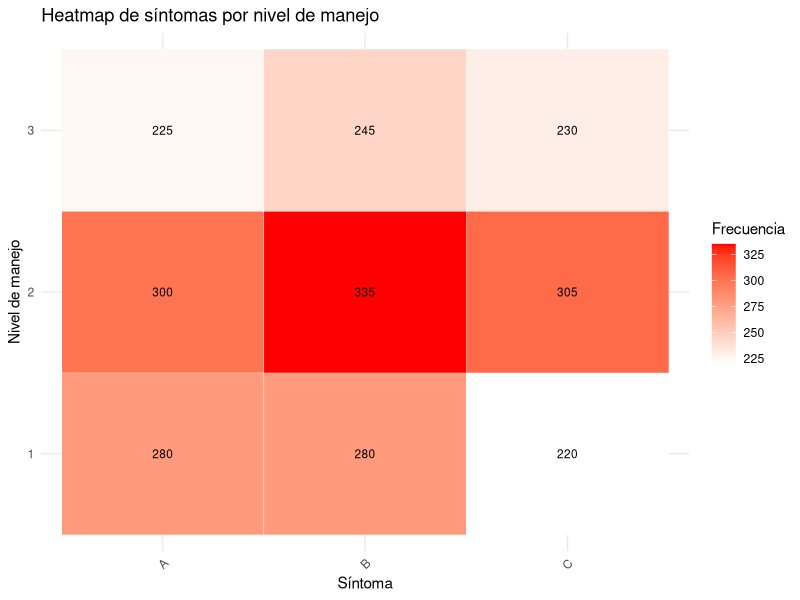
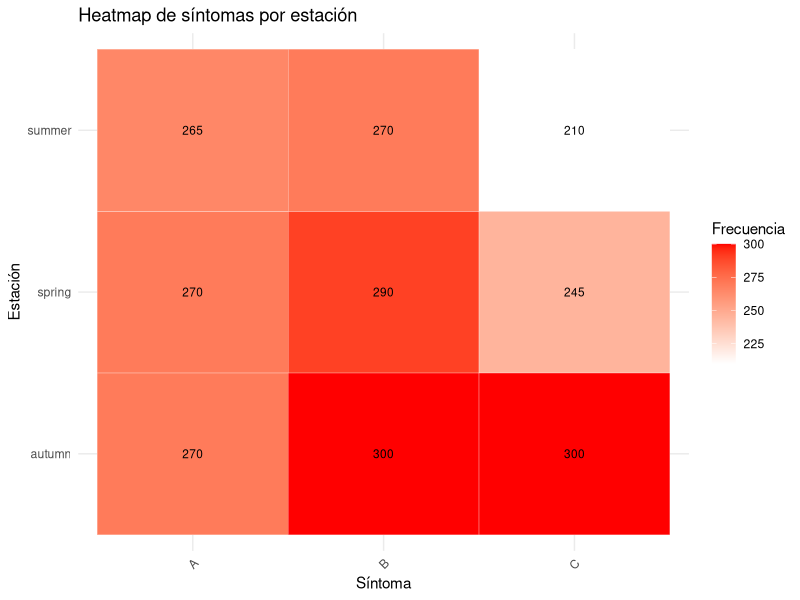
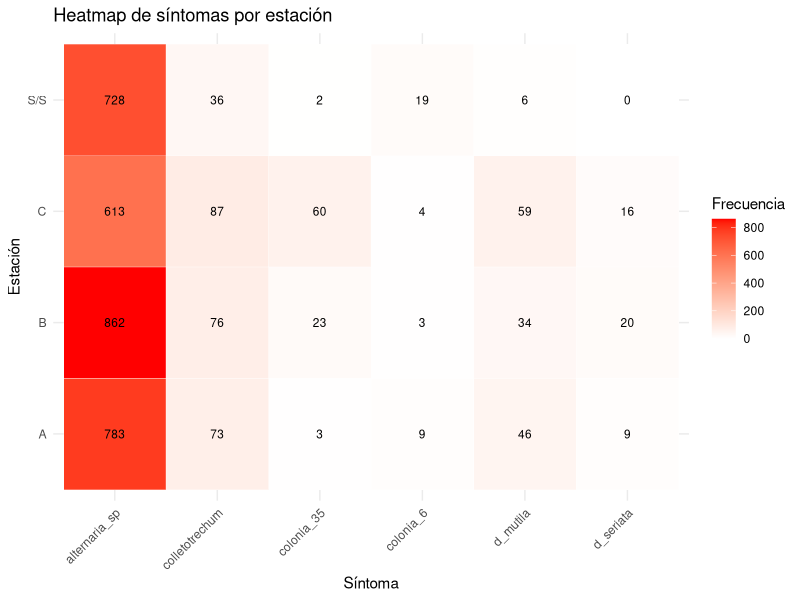

Reproduce these figures in R, in order.
library(tidyverse)
library(FactoMineR)
library(gplots)
library(classInt)
library(emmeans)
library(multcompView)
library(multcomp)
library(reshape2)

#leer tabla original (hice algunas modificaciones agregando 0s)
tabla <- readxl::read_excel("tablas/relevamiento.xlsx") 

# Flor, esto es una prueba

######################################

freq_t5 <- tabla %>%
  filter(sintoma != "S/S") %>% 
  mutate(nivel_manejo = as.factor(nivel_manejo)) %>% 
  group_by(nivel_manejo, sintoma) %>%
  summarise(freq = sum(`Dardos recolectados por síntoma`))

# Convertís a tabla cruzada (matriz de contingencia)
dt_5 <- xtabs(freq ~ nivel_manejo + sintoma, data = freq_t5)

# Test chi²
test <- chisq.test(dt_5)
chi2_val <- round(test$statistic, 2)
p_valor <- round(test$p.value, digits = 4)
print(test)

# Convertir tabla cruzada a data frame largo
df_heat <- as.data.frame(as.table(dt_5))

# Graficar heatmap
jpeg("graf/heatmal_estacion.jpeg", width = 4000, height = 3000, res = 800)
ggplot(df_heat, aes(x = sintoma, y = nivel_manejo, fill = Freq)) +
  geom_tile(color = "white") +
  scale_fill_gradient(low = "white", high = "red") +
  geom_text(aes(label = Freq), color = "black", size = 3) +
  labs(
    title = "Heatmap de síntomas por nivel de manejo",
    x = "Síntoma",
    y = "Nivel de manejo",
    fill = "Frecuencia"
  ) +
  theme_minimal() +
  theme(axis.text.x = element_text(angle = 45, hjust = 1))
dev.off()

# Lista de síntomas únicos
sintomas <- unique(freq_t5$sintoma)

# Iterar sobre cada síntoma
for (s in sintomas) {
  cat("\n\n### Síntoma:", s, "###\n")
  
  # Filtrar datos para ese síntoma
  datos_s <- freq_t5 %>% filter(sintoma == s)
  
  if (n_distinct(datos_s$nivel_manejo) > 1) {
    # Crear tabla cruzada
    tabla_s <- xtabs(freq ~ nivel_manejo, data = datos_s)
    
    # Test chi-cuadrado
    test <- suppressWarnings(chisq.test(tabla_s))  # suppressWarnings para valores esperados < 5
    chi2_val <- round(test$statistic, 2)
    p_valor <- signif(test$p.value, 3)
    
    cat(paste("Chi² =", chi2_val, "| p =", p_valor, "\n"))
    
    # Modelo GLM
    modelo <- glm(freq ~ nivel_manejo, family = "poisson", data = datos_s)
    emm <- emmeans(modelo, ~ nivel_manejo)
    cld_result <- cld(emm, Letters = letters)
    
    print(cld_result)
  } else {
    cat("No hay suficientes estaciones para comparar.\n")
  }
}

######################################
freq_t6 <- tabla %>%
  filter(sintoma != "S/S") %>% 
  group_by(estacion, sintoma) %>%
  summarise(freq = sum(`Dardos recolectados por síntoma`))

# Convertís a tabla cruzada (matriz de contingencia)
dt_6 <- xtabs(freq ~ estacion + sintoma, data = freq_t6)

# Test chi²
test <- chisq.test(dt_6)
chi2_val <- round(test$statistic, 2)
p_valor <- round(test$p.value, digits = 4)
print(test)

# Convertir tabla cruzada a data frame largo
df_heat <- as.data.frame(as.table(dt_6))

# Graficar heatmap
jpeg("graf/heatmal_estacion.jpeg", width = 4000, height = 3000, res = 800)
ggplot(df_heat, aes(x = sintoma, y = estacion, fill = Freq)) +
  geom_tile(color = "white") +
  scale_fill_gradient(low = "white", high = "red") +
  geom_text(aes(label = Freq), color = "black", size = 3) +
  labs(
    title = "Heatmap de síntomas por estación",
    x = "Síntoma",
    y = "Estación",
    fill = "Frecuencia"
  ) +
  theme_minimal() +
  theme(axis.text.x = element_text(angle = 45, hjust = 1))
dev.off()

# Lista de síntomas únicos
sintomas <- unique(freq_t6$sintoma)

# Iterar sobre cada síntoma
for (s in sintomas) {
  cat("\n\n### Síntoma:", s, "###\n")
  
  # Filtrar datos para ese síntoma
  datos_s <- freq_t6 %>% filter(sintoma == s)
  
  if (n_distinct(datos_s$estacion) > 1) {
    # Crear tabla cruzada
    tabla_s <- xtabs(freq ~ estacion, data = datos_s)
    
    # Test chi-cuadrado
    test <- suppressWarnings(chisq.test(tabla_s))  # suppressWarnings para valores esperados < 5
    chi2_val <- round(test$statistic, 2)
    p_valor <- signif(test$p.value, 3)
    
    cat(paste("Chi² =", chi2_val, "| p =", p_valor, "\n"))
    
    # Modelo GLM
    modelo <- glm(freq ~ estacion, family = "poisson", data = datos_s)
    emm <- emmeans(modelo, ~ estacion)
    cld_result <- cld(emm, Letters = letters)
    
    print(cld_result)
  } else {
    cat("No hay suficientes estaciones para comparar.\n")
  }
}


#### tabla 2 ####
tabla

freq_t7 <- tabla %>%
  mutate(sintoma = as.factor(sintoma)) %>% 
  group_by(sintoma) %>%
  summarise_at(vars(alternaria_sp, colletotrechum, colonia_6, colonia_35, 
                    d_mutila, d_seriata), sum) %>% 
  pivot_longer(cols = 2:7, names_to = "sp", values_to = "freq")


# Convertís a tabla cruzada (matriz de contingencia)
dt_7 <- xtabs(freq ~ sintoma + sp, data = freq_t7)


# Convertir tabla cruzada a data frame largo
df_heat <- as.data.frame(as.table(dt_7))

# Graficar heatmap
jpeg("graf/heatmal_tabla_2.jpeg", width = 4000, height = 3000, res = 800)
ggplot(df_heat, aes(x = sp, y = sintoma, fill = Freq)) +
  geom_tile(color = "white") +
  scale_fill_gradient(low = "white", high = "red") +
  geom_text(aes(label = Freq), color = "black", size = 3) +
  labs(
    title = "Heatmap de síntomas por estación",
    x = "Síntoma",
    y = "Estación",
    fill = "Frecuencia"
  ) +
  theme_minimal() +
  theme(axis.text.x = element_text(angle = 45, hjust = 1))
dev.off()

# Lista de especies únicas
especies <- unique(freq_t7$sp)

# Iterar por especie
for (e in especies) {
  cat("\n\n### Especie:", e, "###\n")
  
  # Filtrar datos por especie
  datos_e <- freq_t7 %>% filter(sp == e)
  
  if (n_distinct(datos_e$sintoma) > 1) {
    # Tabla cruzada: frecuencia por síntoma
    tabla_e <- xtabs(freq ~ sintoma, data = datos_e)
    
    # Test chi-cuadrado
    test <- suppressWarnings(chisq.test(tabla_e))
    chi2_val <- round(test$statistic, 2)
    p_valor <- signif(test$p.value, 3)
    
    cat(paste("Chi² =", chi2_val, "| p =", p_valor, "\n"))
    
    # Modelo Poisson
    modelo <- glm(freq ~ sintoma, family = "poisson", data = datos_e)
    
    # Comparaciones post-hoc
    emm <- emmeans(modelo, ~ sintoma)
    cld_result <- cld(emm, Letters = letters, reversed = T)
    
    print(cld_result)
  } else {
    cat("No hay suficientes síntomas para comparar.\n")
  }
}

agregado <- tabla %>%
  filter(sintoma != "S/S") %>% 
  summarise_at(vars(alternaria_sp, colletotrechum, colonia_6, colonia_35, 
                    d_mutila, d_seriata), sum)

# Test chi²
test <- chisq.test(agregado)
chi2_val <- round(test$statistic, 2)
p_valor <- round(test$p.value, digits = 4)
print(test)


t(agregado)
